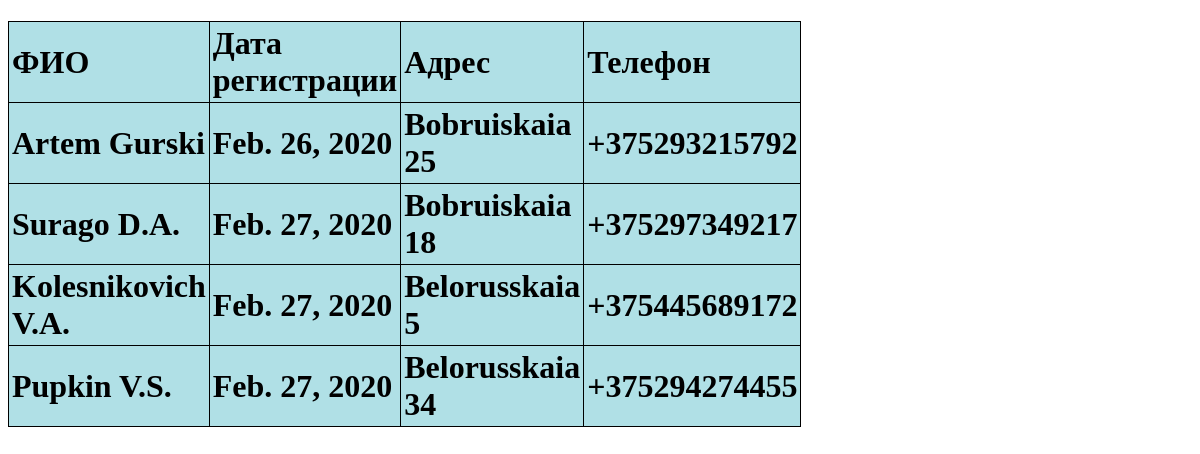
/PhoneCatalog/, run on the app's committed database.
### PhoneCatalog/models.py (models this page shows, shortened)
class PhoneCatalog(models.Model):
    Name = models.CharField(max_length=255)
    RegDate = models.DateField(auto_now_add=True)
    Adress = models.CharField(max_length=255)
    Phone = models.CharField(max_length=255)

### PhoneCatalog/views.py (the view)
# urls.py: path('', views.index, name='index')
def index(request):
    tupl = PhoneCatalog.objects.all()
    info = {"phones":tupl}
    return  render(request,"index.html",info)

### PhoneCatalog/templates/index.html (shortened to what this page needs)
<!DOCTYPE html>
<html lang="en">
<head>
    <link rel="stylesheet" type="text/css" href="style.css">
</head>
<body>
<h1>
    {% if phones %}
        <table>
    <tr><td>ФИО</td><td>Дата регистрации</td><td>Адрес</td><td>Телефон</td></tr>
    {% for i in phones %}
        <tr><td>{{ i.Name }}</td><td>{{i.RegDate }}</td><td>{{i.Adress}}</td><td>{{i.Phone }}</td></tr>
        {% endfor %}
        </table>
    {% endif %}
</h1>
</body>
</html>

### PhoneCatalog/templates/style.css (style rules this page uses)
table { width: 300px; border-collapse: collapse; }
td,tr { padding: 3px; border: 1px solid black; }
tr { background: #b0e0e6; }

### PhoneCatalog/templates/index.html (style rules this page uses)
table { width: 300px; border-collapse: collapse; }
td,tr { padding: 3px; border: 1px solid black; }
tr { background: #b0e0e6; }

### data on the page
PhoneCatalog: Name "Artem Gurski", RegDate "Feb. 26, 2020", Adress "Bobruiskaia 25", Phone "+375293215792"
PhoneCatalog: Name "Surago D.A.", RegDate "Feb. 27, 2020", Adress "Bobruiskaia 18", Phone "+375297349217"
PhoneCatalog: Name "Kolesnikovich V.A.", RegDate "Feb. 27, 2020", Adress "Belorusskaia 5", Phone "+375445689172"
PhoneCatalog: Name "Pupkin V.S.", RegDate "Feb. 27, 2020", Adress "Belorusskaia 34", Phone "+375294274455"
